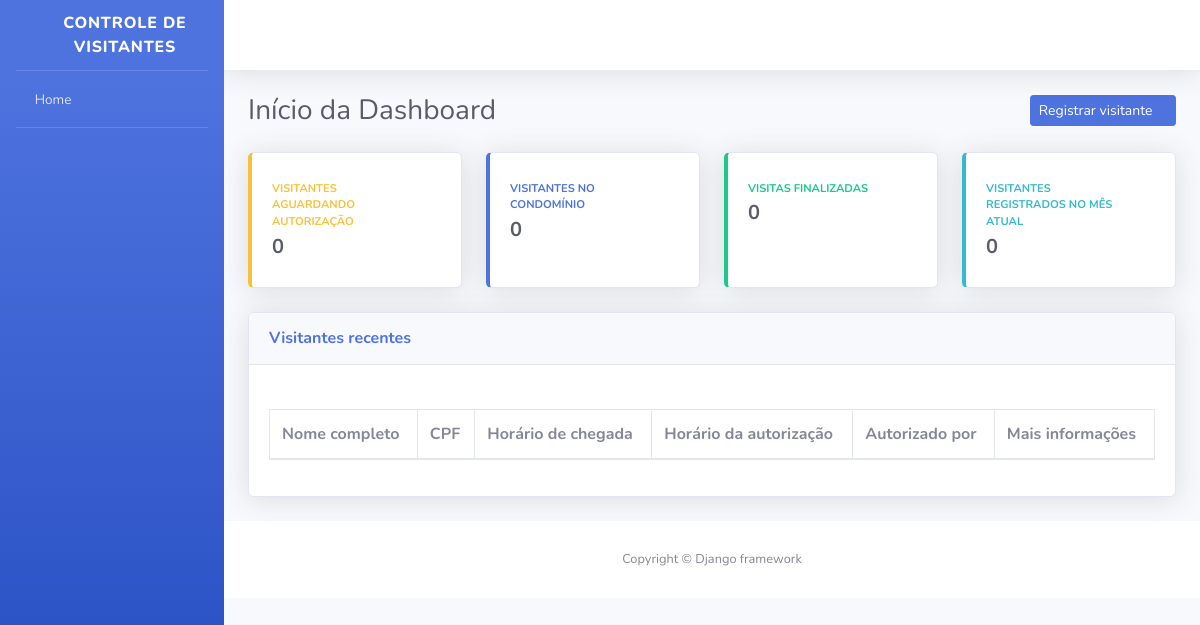
The app's page /, older data.
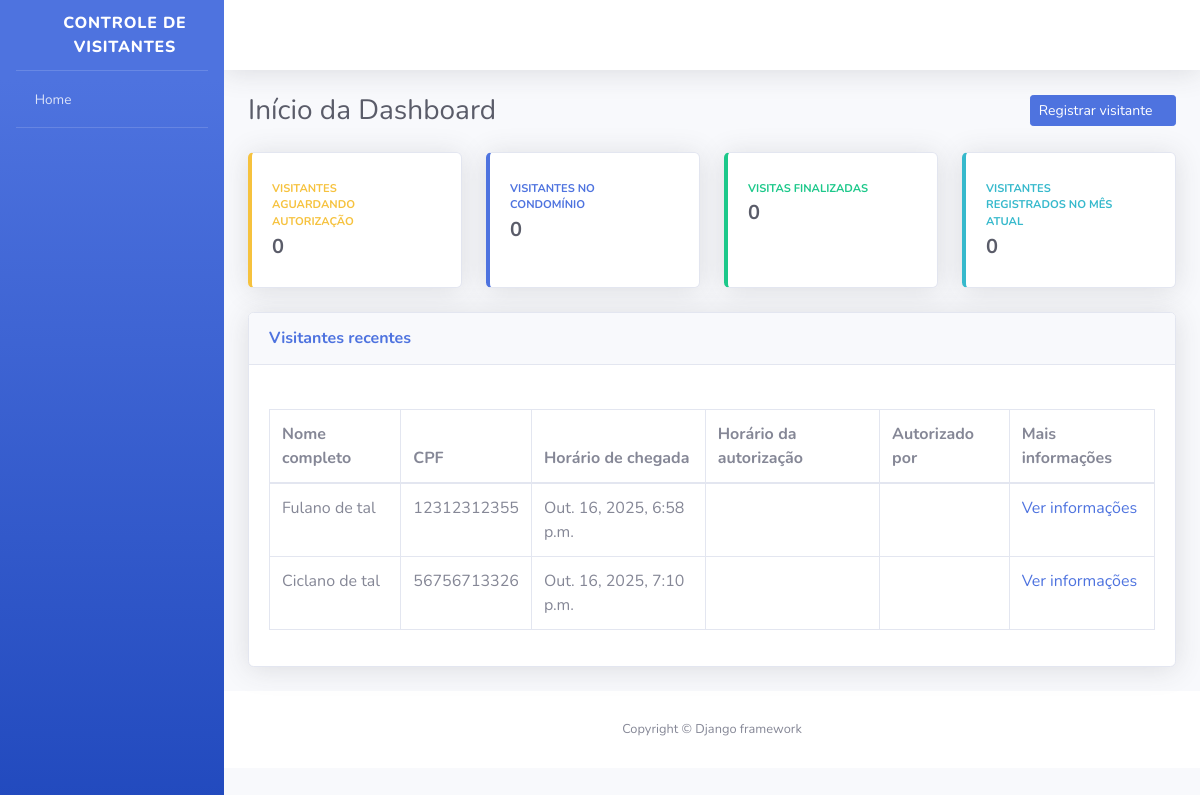
The same page, newer data.
### visitantes/models.py (models this page shows, shortened)
class Visitante(models.Model):
    nome_completo = models.CharField (verbose_name = 'Nome completo',
                                      max_length = 100)
    cpf = models.CharField (verbose_name = 'CPF',
                            max_length = 11,
                            unique = True)
    data_nascimento = models.DateField(verbose_name = 'Data de Nascimento',
                                       auto_now = False,
                                       auto_now_add = False,
                                       help_text="Insira a data no formato dd-mm-aaaa"
                                       )
    numero_casa = models.PositiveSmallIntegerField (verbose_name = 'Número da casa a ser visitada'
                                 )
    placa_veiculo = models.CharField (verbose_name = 'Placa do veículo',
                                         max_length = 7,
                                         blank = True,
                                         null = True)
    horario_chegada = models.DateTimeField(verbose_name = 'Horário de Chegada na Portaria',
                                              auto_now_add = True
                                            )
    horario_saida = models.DateTimeField(verbose_name = 'Horário de saída do condomínio',
                                              auto_now = False,
                                              blank = True,
                                              null = True
                                            )
    horario_autorizacao = models.DateTimeField(verbose_name = 'Horário de autorização de Entrada',
                                              auto_now = False,
                                              blank = True,
                                              null = True
                                            )
    morador_responsavel = models.CharField (verbose_name = 'Nome do morador responsável por autorizar a entrada',
                                      max_length = 50,
                                      blank = True)
    registrado_por = models.ForeignKey(
                                    'porteiros.Porteiro',
                                    verbose_name = 'Porteiro responsável pelo registro',
                                    on_delete = models.PROTECT
                                    )
    class Meta:
        verbose_name = 'Visitante'
        verbose_name_plural = 'Visitantes'
        db_table = 'visitante'

### dashboard/views.py (the view)
# urls.py: path('', index, name='index'),
def index(request):
    total_visitantes = Visitante.objects.all()
    total_porteiros = Porteiro.objects.all()
    context = {
        'nome_pagina' : 'Início da Dashboard',
        'total_visitantes' : total_visitantes,
        'total_porteiros' : total_porteiros,
    }
    return render(request, "index.html", context)

### templates/index.html
{% extends "base.html" %}
{% block conteudo %}
<div class="container-fluid">
    <div class="d-sm-flex align-items-center justify-content-between mb-4">
        <h1 class="h3 mb-0 text-gray-800">{{ nome_pagina }}</h1>
        <a href="{% url 'registrar_visitante' %}" class="btn btn-primary btn-icon-spit btn-sm">
            <span class="text">Registrar visitante</span>
            <span class="icon text-white-50">
              <i class="fas fa-user-plus"></i>
            </span>
        </a>
    </div>
    <div class="row">
        <div class="col-xl-3 col-md-6 mb-4">
            <div class="card border-left-warning shadow h-100 py-2">
                <div class="card-body">
                    <div class="row no-gutters align-items-center">
                        <div class="col mr-2">
                            <div class="text-xs font-weight-bold text-warning text-uppercase mb-1">Visitantes aguardando autorização</div>
                            <div class="h5 mb-0 font-weight-bold text-gray-800">0</div>
                        </div>
                        <div class="col-auto">
                            <i class="fas fa-user-lock fa-2x text-gray-300"></i>
                        </div>
                    </div>
                </div>
            </div>
        </div>
        <div class="col-xl-3 col-md-6 mb-4">
            <div class="card border-left-primary shadow h-100 py-2">
                <div class="card-body">
                    <div class="row no-gutters align-items-center">
                        <div class="col mr-2">
                            <div class="text-xs font-weight-bold text-primary text-uppercase mb-1">Visitantes no condomínio</div>
                            <div class="h5 mb-0 font-weight-bold text-gray-800">0</div>
                        </div>
                        <div class="col-auto">
                            <i class="fas fa-user-clock fa-2x text-gray-300"></i>
                        </div>
                    </div>
                </div>
            </div>
        </div>
        <div class="col-xl-3 col-md-6 mb-4">
            <div class="card border-left-success shadow h-100 py-2">
                <div class="card-body">
                    <div class="row no-gutters align-items-center">
                        <div class="col mr-2">
                            <div class="text-xs font-weight-bold text-success text-uppercase mb-1">Visitas finalizadas</div>
                            <div class="h5 mb-0 font-weight-bold text-gray-800">0</div>
                        </div>
                        <div class="col-auto">
                            <i class="fas fa-user-check fa-2x text-gray-300"></i>
                        </div>
                    </div>
                </div>
            </div>
        </div>
        <div class="col-xl-3 col-md-6 mb-4">
            <div class="card border-left-info shadow h-100 py-2">
                <div class="card-body">
                    <div class="row no-gutters align-items-center">
                        <div class="col mr-2">
                            <div class="text-xs font-weight-bold text-info text-uppercase mb-1">Visitantes registrados no mês atual</div>
                            <div class="h5 mb-0 font-weight-bold text-gray-800">0</div>
                        </div>
                        <div class="col-auto">
                            <i class="fas fa-users fa-2x text-gray-300"></i>
                        </div>
                    </div>
                </div>
            </div>
        </div>
    </div>
    <div class="card shadow mb-4">
        <div class="card-header py-3 d-sm-flex align-items-center justify-content-between mb-4">
            <h6 class="m-0 font-weight-bold text-primary">Visitantes recentes</h6>
        </div>
        <div class="card-body">
            <div class="table-responsive">
                <table class="table table-bordered">
                    <thead>
                        <th>Nome completo</th>
                        <th>CPF</th>
                        <th>Horário de chegada</th>
                        <th>Horário da autorização</th>
                        <th>Autorizado por</th>
                        <th>Mais informações</th>
                    </thead>
                    <tbody>
                        {% for variavel in total_visitantes %}
                        <tr>
                            <td>{{ variavel.nome_completo }}</td>
                            <td>{{ variavel.cpf }}</td>
                            <td>{{ variavel.horario_chegada }}</td>
                            <td>{{ variavel.get_horario_autorizacao }}</td>
                            <td>{{ variavel.get_morador_responsavel }}</td>
                            <td>
                                <a href="#" >
                                    Ver informações
                                </a>
                            </td>
                        </tr>
                        {% endfor %}
                    </tbody>
                </table>
            </div>
        </div>
    </div>
</div>
{% endblock conteudo %}

### templates/base.html (shortened to what this page needs)
<!DOCTYPE html>
{% load static %}
<html lang="pt-br">
    <head>
        <link href="{% static 'css/sb-admin-2.min.css' %}" rel="stylesheet">
        <link href="{% static 'vendor/fontawesome-free/css/all.min.css' %}" rel="stylesheet" type="text/css">
    </head>
    <body id="page-top">
        <div id="wrapper">
            <ul class="navbar-nav bg-gradient-primary sidebar sidebar-dark accordion" id="accordionSidebar">
                <a class="sidebar-brand d-flex align-items-center justify-content-center" href="#">
                    <div class="sidebar-brand-icon rotate-n-15">
                        <i class="fas fa-user-shield"></i>
                    </div>
                    <div class="sidebar-brand-text">Controle de Visitantes</div>
                </a>
                <hr class="sidebar-divider my-0">
                <li class="nav-item">
                    <a class="nav-link" href="{% url 'index' %}">
                        <i class="fas fa-home"></i>
                        <span>Home</span>
                    </a>
                </li>
                <hr class="sidebar-divider">
            </ul>
            <div id="content-wrapper" class="d-flex flex-column">
                <div id="content">
                    <nav class="navbar navbar-expand navbar-light bg-white topbar mb-4 static-top shadow">
                        <ul class="navbar-nav ml-auto">
                            <li class="nav-item dropdown no-arrow">
                                <a class="nav-link dropdown-toggle" href="#" id="userDropdown" role="button" data-toggle="dropdown" aria-haspopup="true" aria-expanded="false">
                                    <span class="mr-2 d-none d-lg-inline text-gray-800 small">
                                        <i class="fas fa-cog"></i>
                                    </span>
                                </a>
                            </li>
                        </ul>
                    </nav>
                    {% block conteudo %} {% endblock conteudo %}
                    <footer class="sticky-footer bg-white">
                        <div class="container my-auto">
                            <div class="copyright text-center my-auto">
                                <span>Copyright © Django framework</span>
                            </div>
                        </div>
                    </footer>
                </div>
            </div>
        </div>
    </body>
</html>

Row changes from the older to the newer data that the page shows:
added Visitante: nome_completo "Fulano de tal", cpf "12312312355", horario_chegada "Out. 16, 2025, 6:58 p.m."
added Visitante: nome_completo "Ciclano de tal", cpf "56756713326", horario_chegada "Out. 16, 2025, 7:10 p.m."
